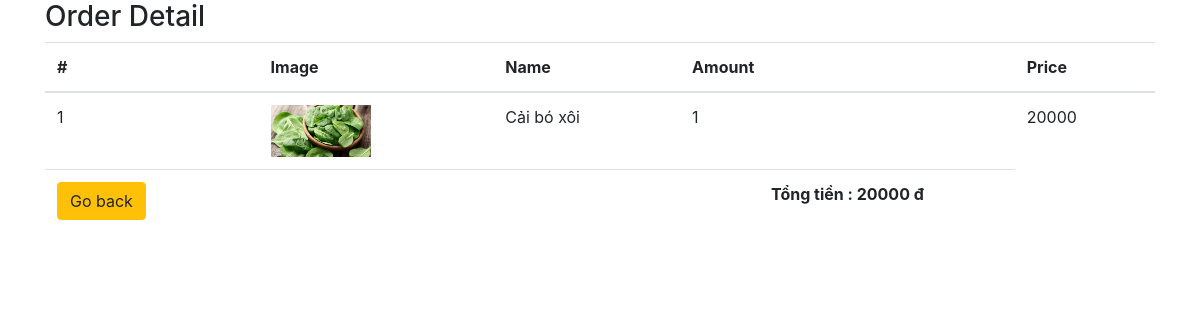
Screenshot of /cart/detail.php?OrderID=26 (signed in) with the database file from the repository.
### tables this page shows
CREATE TABLE `orderdetail` (
  `OrderID` int(10) UNSIGNED NOT NULL,
  `VegetableID` int(10) NOT NULL,
  `Quantity` tinyint(4) NOT NULL,
  `Price` float NOT NULL
);

CREATE TABLE `vegetable` (
  `VegetableID` int(10) NOT NULL,
  `CategoryID` int(10) NOT NULL,
  `VegetableName` varchar(30) NOT NULL,
  `Unit` varchar(20) NOT NULL,
  `Amount` int(10) NOT NULL,
  `Image` varchar(50) NOT NULL,
  `Price` float NOT NULL
);

### class/order.php (called while the page is built, shortened)
<?php
class order
{
    public static function getOrderDetail($orderid)
    {
        include "../vegetable/connection.php";
        $query = mysqli_query($mysqli, "SELECT * FROM orderdetail WHERE OrderID = '$orderid'");
        if (mysqli_num_rows($query) > 0) {
            return $query;
        }
        return null;
    }
}

### class/vegetable.php (called while the page is built, shortened)
<?php
class vegetable
{
    public static function getListByVegeID($vegeID)
    {
        include "../vegetable/connection.php";
        $sanpham = mysqli_query($mysqli, "SELECT * FROM vegetable WHERE VegetableID = '$vegeID'");
        if (mysqli_num_rows($sanpham) > 0) {
            return $sanpham;
        }
        return null;
    }
}

### cart/detail.php (the view, shortened to what this page needs)
<!DOCTYPE html>
<html lang="en">
<head>
    <link rel="stylesheet" href="../css/bootstrap.css">
    <link rel="stylesheet" href="../css/main.css">
</head>
<body>
    <?php
    require '../class/order.php';
    require '../class/vegetable.php';
    $totalall = 0;
    ?>
    <div class="container">
        <?php
        if (!empty($_SESSION['iduser']) && isset($_GET['OrderID'])) {
        ?>
            <h3>Order Detail</h3>
            <table id="cart" class="table">
                <thead>
                    <tr>
                        <th>#</th>
                        <th>Image</th>
                        <th>Name</th>
                        <th>Amount</th>
                        <th>Price</th>
                    </tr>
                </thead>
                <tbody>
                    <?php
                    $detail = order::getOrderDetail($_GET['OrderID']);
                    if ($detail != null) {
                        $i = 1;
                        while ($row = mysqli_fetch_assoc($detail)) {
                            $listveg = vegetable::getListByVegeID($row['VegetableID']);
                            $vegetable = mysqli_fetch_assoc($listveg);
                    ?>
                            <tr>
                                <td data-th="STT"><?= $i++ ?></td>
                                <td data-th="Product">
                                    <div class="row">
                                        <div class="col-sm-2 hidden-xs"><img src="../images/<?= $vegetable['Image'] ?>"
                                        alt="Sản phẩm 1" class="img-responsive" width="100"></div>
                                    </div>
                                </td>
                                <td data-th="Quantity"><?= $vegetable['VegetableName'] ?>
                                </td>
                                <td data-th="Subtotal"><?= $row['Quantity'] ?></td>
                                <td class="actions" data-th="Price"><?= $total=$row['Price'] ?></td>
                                <?php $totalall+=$total;  ?>
                            </tr>
                    <?php }
                    } ?>
                </tbody>
                <tfoot>
                <tr>
                    <td><a href="../cart/history.php" class="btn btn-warning"><i class="fa fa-angle-left"></i>Go back</a>
                    </td>
                    <td colspan="2" class="hidden-xs"> </td>
                    <td class="hidden-xs text-center"><strong>Tổng tiền : <?= $totalall ?> đ</strong>
                    </td>
                </tr>
            </tfoot>
            </table>
        <?php } else { ?>
            <h1>Bạn chưa được sử dụng chức năng này</h1>
            <a href="javascript:history.back()">Go back</a>
        <?php } ?>
    </div>
</body>
</html>

### css/main.css (style rules this page uses)
* { margin: 0; padding: 0; }

### rows the page displays
orderdetail: VegetableID.Image (picture), VegetableID.VegetableName "Cải bó xôi", Quantity "1", Price "20000"

### other values shown
$totalall "20000"
